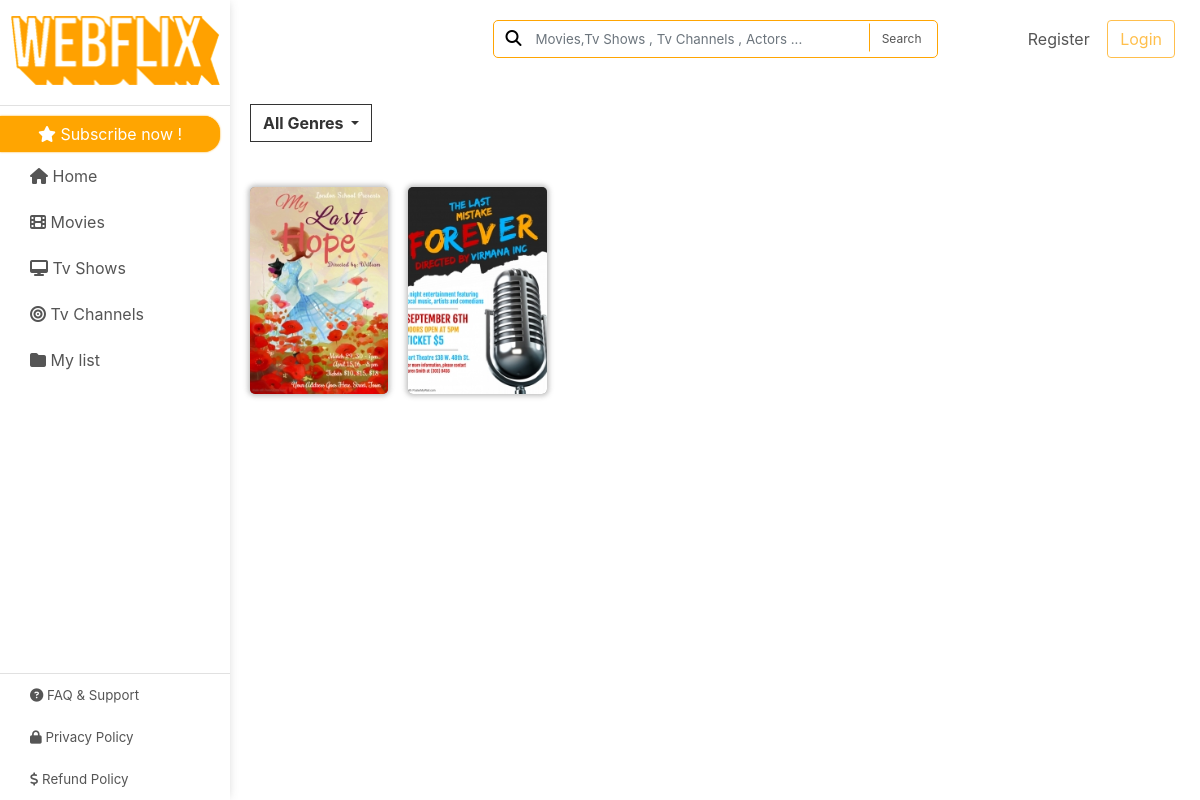
The app's page /, older data.
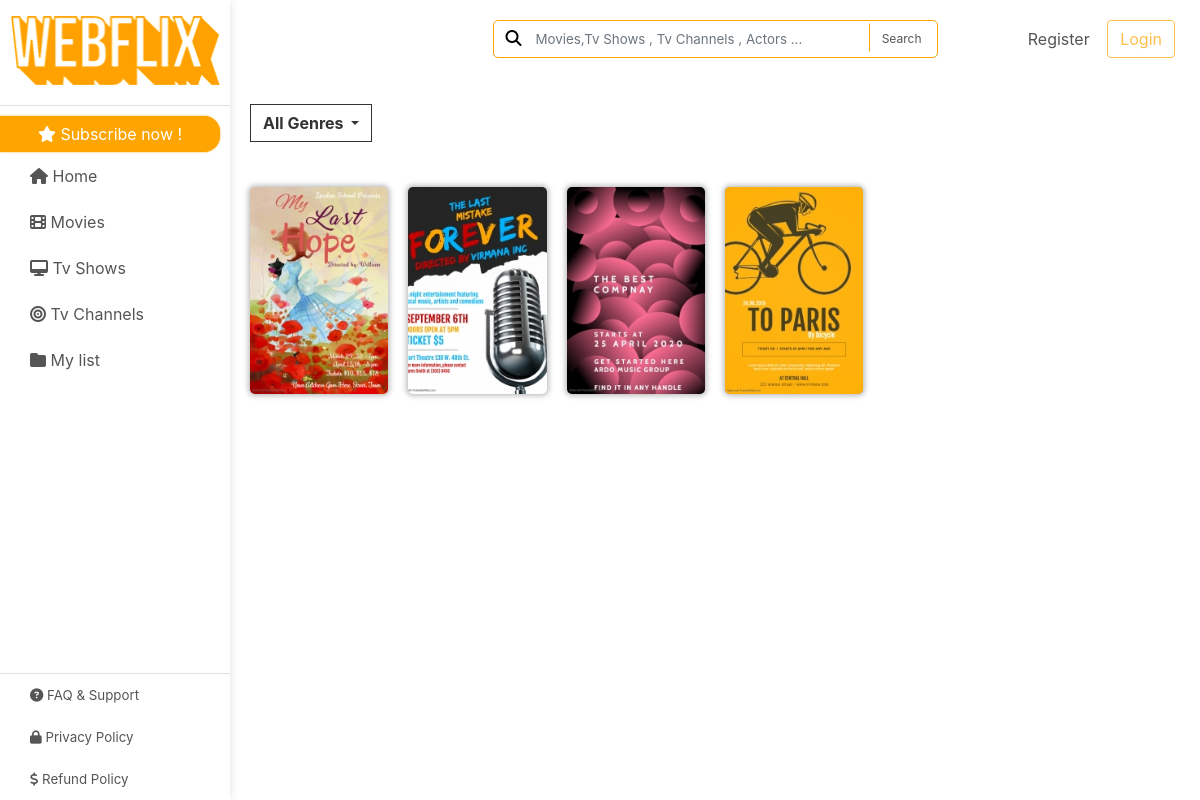
The same page, newer data.
### movies/models.py (models this page shows, shortened)
class Movie(models.Model):
    title = models.CharField(max_length=255)
    slug = models.SlugField(unique=True)
    imdb = models.FloatField(validators=[MinValueValidator(0.0), MaxValueValidator(10.0)], )
    classification = models.IntegerField()
    year = models.IntegerField()
    description = models.TextField()
    downloads = models.IntegerField(default=0)
    created = models.DateTimeField(auto_now=True)
    genres = models.ManyToManyField(Genre)
    actors = models.ManyToManyField(Actor)
    thumbnail = models.ImageField(upload_to=thumbnail_directory_path)
    cover = models.ImageField(upload_to=cover_directory_path)
    is_free = models.BooleanField(default=False)

### core/views.py (the view)
# urls.py: path('', home, name="home"),
def home(request):
    genres = Genre.objects.all()
    movies = Movie.objects.all()
    return render(request, "index.html", {"genres": genres, "movies": movies})

### genres/models.py (called while the page is built)
    def __str__(self):
        return self.title

### templates/index.html (shortened to what this page needs)
{% extends 'base.html' %}
{% block content %}
    <div class="row content-section">
        <div class="filter-section">
            <div class="btn-group season-dropdown" role="group">
                <button id="btnGroupDrop1" type="button" class="btn btn-secondary dropdown-toggle" data-toggle="dropdown" aria-haspopup="true" aria-expanded="false">
                    All Genres
                </button>
            </div>
        </div>
    </div>
    <div class="row content-section">
        {% for movie in movies %}
            <a href="#" class="poster col-4 col-md-2 col-xxl-2">
                <div>
                    <img width="170" height="255" src="{{ movie.thumbnail.url }}" alt=""/>
                </div>
            </a>
        {% endfor %}
    </div>
{% endblock %}

### templates/base.html (shortened to what this page needs)
{% load static %}
<!DOCTYPE>
<html lang="en">
<head>
    <link rel="stylesheet" href="https://stackpath.bootstrapcdn.com/bootstrap/4.4.1/css/bootstrap.min.css"
>
    <link href="{% static "css/style.css" %}" rel="stylesheet">
</head>
<body class="light-mode">
<div class="container-fluid">
    <div class="row main-row">
        <div class="sidebar">
            <h2 class="page-header logo-app">
                <img src="{% static "img/logo.png" %}" alt="logo">
            </h2>
            <div class="nav-bar-container">
                <nav class="navbar bg-light left-navbar">
                    <ul class="navbar-nav">
                        <a href="" class="btn btn-subscription">
                            <i class="fas fa-star"></i> Subscribe now !</a>
                        <li class="nav-item">
                            <a class="nav-link" href="">
                                <i class="fas fa-home"></i>
                                Home
                            </a>
                        </li>
                        <li class="nav-item">
                            <a class="nav-link" href="">
                                <i class="fas fa-film"></i> Movies
                            </a>
                        </li>
                        <li class="nav-item">
                            <a class="nav-link" href="">
                                <i class="fas fa-desktop"></i> Tv Shows
                            </a>
                        </li>
                        <li class="nav-item">
                            <a class="nav-link" href="">
                                <i class="fas fa-bullseye"></i> Tv Channels
                            </a>
                        </li>
                        <li class="nav-item">
                            <a class="nav-link" href=""><i class="fas fa-folder"></i> My list
                            </a>
                        </li>
                    </ul>
                </nav>
            </div>
            <nav class="navbar bg-light left-navbar bottom-navbar">
                <ul class="navbar-nav">
                    <li class="nav-item">
                        <a class="nav-link" href="">
                            <i class="fas fa-question-circle"></i> FAQ & Support
                        </a>
                    </li>
                    <li class="nav-item">
                        <a class="nav-link" href="#">
                            <i class="fas fa-lock"></i> Privacy Policy
                        </a>
                    </li>
                    <li class="nav-item">
                        <a class="nav-link" href="#">
                            <i class="fas fa-dollar-sign"></i> Refund Policy
                        </a>
                    </li>
                </ul>
            </nav>
        </div>
        <div class="main">
            <div class="row top-nav">
                <div class="col-sm-3 col-md-3 ">
                    <div class="tab-title">{% block title %}{% endblock %}</div>
                </div>
                <div class="col-sm-6 col-md-6 search-form">
                    <form action="" class="navbar-form" role="search">
                        <div class="search-group">
                            <i class="fas fa-search"></i>
                            <input type="text" class="form-control"
                                   placeholder="Movies,Tv Shows , Tv Channels , Actors ..." name="q">
                            <button class="btn btn-default" type="submit">Search</button>
                        </div>
                    </form>
                </div>
                <div class="col-sm-3 col-md-3 account-action for-desktop">
                    {% if request.user.is_authenticated %}
                        <div class="btn-group float-right ">
                            <button type="button" class="btn btn-primary dropdown-toggle" data-toggle="dropdown"
                                    aria-haspopup="true" aria-expanded="false"><span
                                    class="for-desktop"> {{ request.user.get_full_name }} </span>
                                <img src="" alt="">
                            </button>
                            <div class="dropdown-menu dropdown-login">
                                <a class="dropdown-item" href="#">
                                    <i class="fas fa-user"></i> My Profile
                                </a>
                                <a class="dropdown-item" href="#">
                                    <i class="fas fa-user-edit"></i> Edit Profile
                                </a>
                                <a class="dropdown-item" href="#">
                                    <i class="fas fa-star"></i>Subscriptions
                                </a>
                                <div class="dropdown-divider"></div>
                                <a class="dropdown-item" href="{% url 'accounts:logout' %}">
                                    <i class="fas fa-sign-out-alt"></i> Logout
                                </a>
                            </div>
                        </div>
                    {% else %}
                        <div class="float-right">
                            <a href="{% url 'accounts:register' %}" class="btn btn-link"> Register </a>
                            <a href="{% url 'accounts:login' %}" class="btn btn-primary">Login </a>
                        </div>
                    {% endif %}
                </div>
            </div>
            <div class="content">
                {% block content %}{% endblock %}
            </div>
        </div>
    </div>
</div>
</body>
</html>

### static/css/style.css (style rules this page uses)
html { height:100%;margin:0px }
body { height:100%;margin:0px }
body.light-mode { background:#ffffff }
.light-mode h1,.light-mode h2,.light-mode h3,.light-mode h4,.light-mode h5,.light-mode h6 { color:#333 }
.sidebar { height:100%;padding:0px;z-index:16;width:230px;position:relative }
.light-mode .sidebar { box-shadow:#4a4a4a59 0px 0px 10px -3px;background:white }
.logo-app { height:105px;text-align:center }
.logo-app>img { padding:10px;width:100%;max-width:100%;max-height:100% }
.btn-subscription { box-shadow:inset 0 1px 0 #ffa501,0 0px 2px #ffa501!important;background-color:#ffa501!important;border:none!important;background-image:none!important;color:white!important;border-radius:0px!important;text-shadow:none!important;width:calc(100% - 10px);padding:6px!important;margin-bottom:0px;border-top-right-radius:16px!important;border-bottom-right-radius:16px!important;margin-top:10px }
.main-row { margin-left:-20px!important;height:100% }
.container-fluid { height:100%;padding-right:15px!important;padding-left:20px!important }
.nav-bar-container { overflow:auto;position:absolute;bottom:83px;width:100%;top:105px;height:auto }
.light-mode .nav-bar-container { border-top:1px solid #e1e1e1 }
.bottom-navbar { position:absolute;bottom:0px;width:100%;font-size:10pt!important }
.light-mode .bottom-navbar { border-top:1px solid #e1e1e1 }
.left-navbar { padding:0px }
.left-navbar>.navbar-nav { width:100% }
.left-navbar>ul { margin-left:0px }
.left-navbar>ul>li>a { padding-top:10px;margin-bottom:2px;margin-top:2px;padding-left:30px!important }
.light-mode .left-navbar>ul>li>a { color:#555!important }
.main { margin-left:0px!important;padding:0px;overflow:scroll;height:100%;width:calc(100% - 230px);overflow-x:hidden }
.page-header { border-bottom:none!important;margin-bottom:0px!important }
.tab-title { padding-top:9px;font-size:16pt;font-weight:bold;height:40px;line-height:20px;text-overflow:ellipsis;white-space:nowrap;overflow:hidden;text-align:left }
.light-mode .tab-title { color:#555 }
.top-nav { padding-top:20px;padding-bottom:10px;padding-left:10px;padding-right:10px;margin-right:0px!important;margin-left:0px!important }
.content-section { padding-top:20px;padding-bottom:10px;padding-left:10px;padding-right:10px;margin-right:0px!important;margin-left:0px!important }
.search-group > input { font-size:10pt;margin-left:30px;margin-top:0px!important;height:36px!important;min-height:36px!important;background:transparent!important;border:none!important;box-shadow:none!important;width:calc(100% - 100px)!important }
.search-group > i { margin-top:9px;display:inline-block;position:absolute;margin-left:12px }
.search-group>.btn { font-size:9pt;border-radius:5px;position:absolute;margin-top:2px;margin-bottom:2px;border-right:15px;right:3px;height:29px;top:0px;border-left:1px solid;border-top-left-radius:0px;border-bottom-left-radius:0px;border-left-color:#ffa502;color:#eee }
.search-group { width:100%;height:38px;border-radius:5px;position:relative;border:1px solid #ffa502 }
.light-mode .search-group { border:1px solid #ffa502;background:#ffffff;color:black }
.navbar-form { margin-top:0px!important }
.poster { position:relative;padding:10px;display:inline-block;transition:transform .1s;margin-bottom:5px;position:relative;margin-top:5px }
.poster img { transition:transform .1s;background:grey;width:150px;min-height:200px;border-radius:5px;height:auto }
.light-mode .poster img { box-shadow:0px 0px 5px 2px #4a4a4a59 }
.light-mode .bg-light { background-color:#ffffff!important }
.light-mode .btn { color:#555 }
.light-mode .btn.btn-link { color:#555 }
.season-dropdown > .btn { font-weight:700;border-radius:0px;background:transparent }
.light-mode .season-dropdown > .btn { border:1px solid #333;color:#333 }
.btn-link { text-decoration:none }
.btn-primary { background:transparent;color:#ffb021!important;opacity:0.8;border:1px solid #ffb021 }
.light-mode .form-group .form-control,.light-mode .form-control,.light-mode .form-control:focus,.light-mode input.form-control[type="text"],.light-mode input.form-control[type="password"],.light-mode input.form-control[type="email"] { background-color:#f1efef;border:1px solid #dedede;color:black }
.poster.col-4 img,.poster.col-md-2 img { width:100%!important }
.filter-section { width:100%;position:relative;padding-left:10px;padding-right:10px }

Row changes from the older to the newer data that the page shows:
added Movie: thumbnail (picture)
added Movie: thumbnail (picture)
